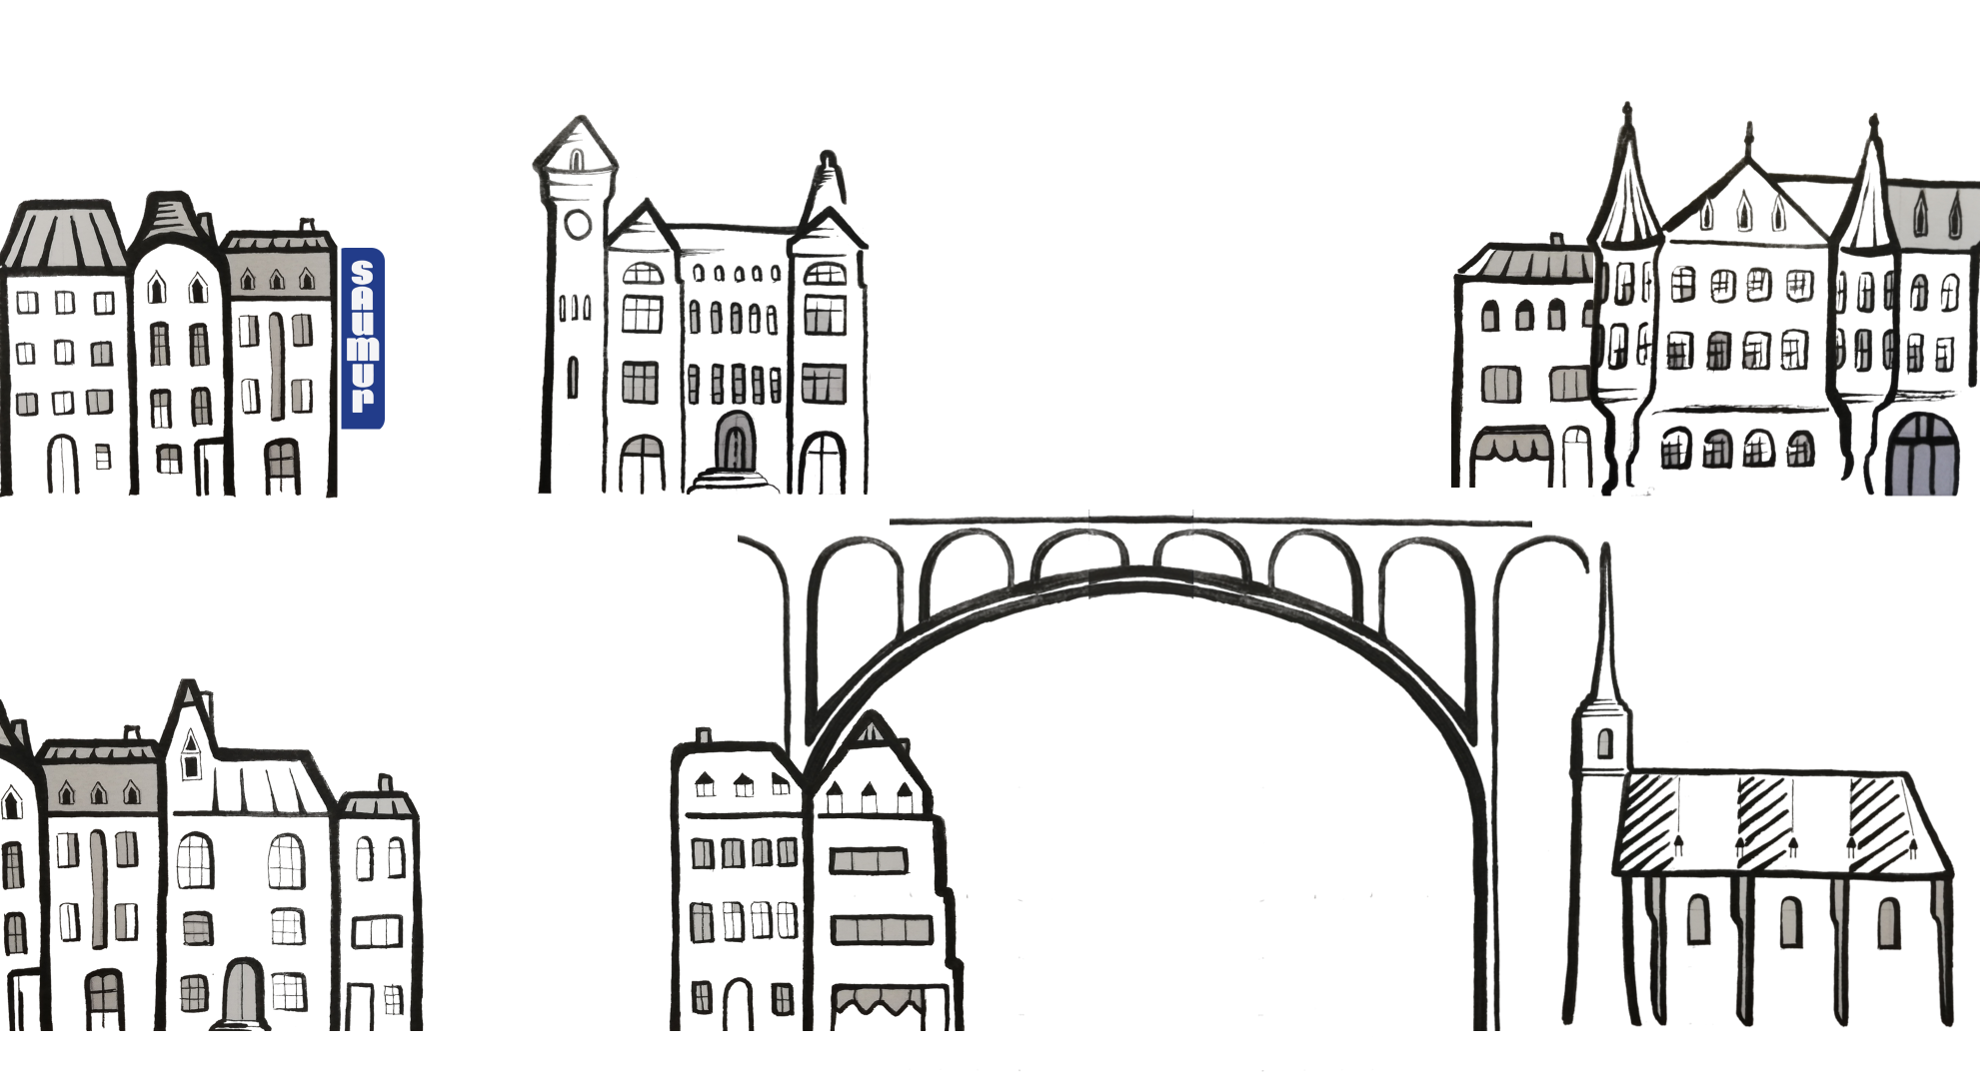

The image is a tile-based game level rendered from a .tmx file. Its description and source (layers, tilesets, objects; grid data summarised) follow:
An orthogonal 44x24 tile map with 45x45 px tiles, 1 tile layer (Background) and 5 objects (mainPlayer).

<map version="1.2" tiledversion="1.2.2" orientation="orthogonal" renderorder="right-down" width="44" height="24" tilewidth="45" tileheight="45" infinite="0" nextlayerid="6" nextobjectid="15">
 <tileset firstgid="1" name="Background" tilewidth="45" tileheight="45" tilecount="1056" columns="44">
  <grid orientation="orthogonal" width="90" height="90" />
  <image source="../img/resources/SecondAttempt-Half.png" width="2022" height="1088" />
 </tileset>
 <layer id="3" name="Background" width="44" height="24">
  <data>[1056 cells, 1056 non-empty, 1056 distinct tile ids]</data>
 </layer>
 <objectgroup id="5" name="collisions">
  <object id="10" x="-1.03156" y="1035.46" width="961.881" height="41.4533" rotation="-359.926" />
  <object id="12" x="1472.61" y="1035.37" width="503.562" height="41.7588" />
  <object id="13" x="1471.38" y="494.964" width="503.562" height="41.7588" />
  <object id="14" x="0.513688" y="496.345" width="961.881" height="41.4533" />
 </objectgroup>
 <objectgroup id="4" name="mainPlayer">
  <object id="8" name="mainPlayer" x="85.3658" y="996.146" width="32" height="32">
   <properties>
    <property name="frameheight" value="64" />
    <property name="framewidth" value="64" />
    <property name="image" value="Persona1" />
   </properties>
  </object>
 </objectgroup>
</map>